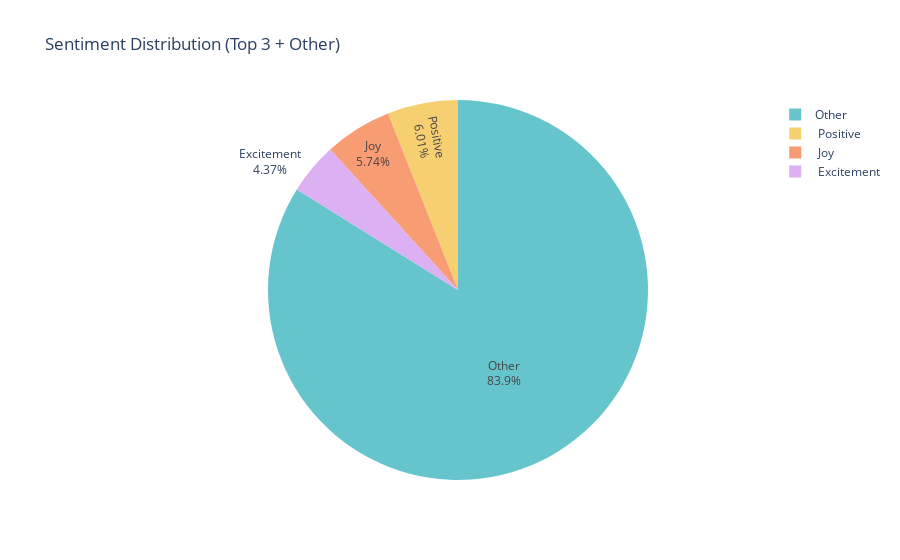

Write notebook code for a chart like this one.
### Code cell
# Sentiment Distribution (top 3 + Other)
fig2 = px.pie(sentiment_data, names='Sentiment', values='Percentage', title='Sentiment Distribution (Top 3 + Other)',
              color_discrete_sequence=px.colors.qualitative.Pastel)
fig2.update_traces(textinfo='percent+label')
fig2.show()

### Figure 1 — Plotly figure (JSON) as saved in the notebook; plotly's stock layout.template omitted (floating-point values rounded to 4 significant figures)
{"data": [{"domain": {"x": [0, 1], "y": [0, 1]}, "hovertemplate": "Sentiment=%{label}<br>Percentage=%{value}<extra></extra>", "labels": [" Positive  ", " Joy ", " Excitement ", "Other"], "legendgroup": "", "name": "", "showlegend": true, "textinfo": "percent+label", "type": "pie", "values": [6.011, 5.738, 4.372, 83.88]}], "layout": {"autosize": true, "legend": {"tracegroupgap": 0}, "piecolorway": ["rgb(102, 197, 204)", "rgb(246, 207, 113)", "rgb(248, 156, 116)", "rgb(220, 176, 242)", "rgb(135, 197, 95)", "rgb(158, 185, 243)", "rgb(254, 136, 177)", "rgb(201, 219, 116)", "rgb(139, 224, 164)", "rgb(180, 151, 231)", "rgb(179, 179, 179)"], "title": {"text": "Sentiment Distribution (Top 3 + Other)"}}}
